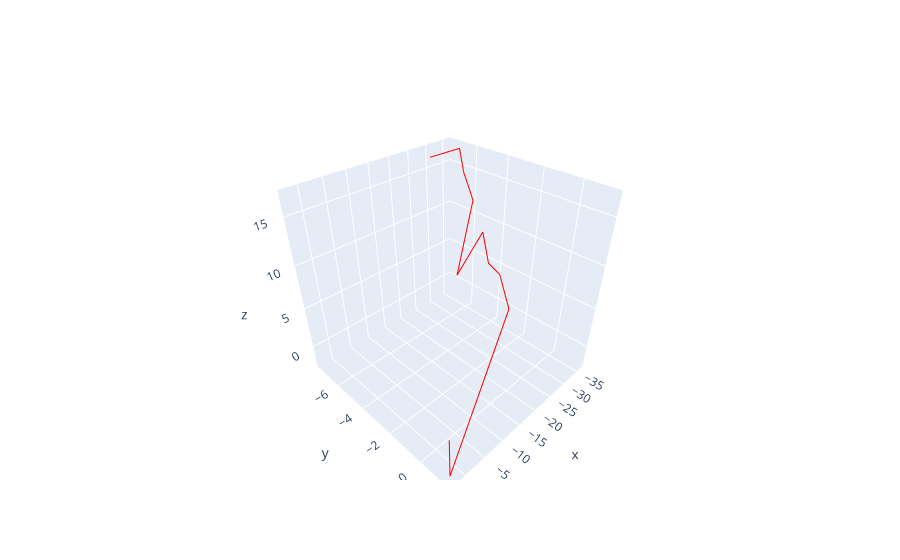

The notebook cell saved with this chart:
### Code cell


### Figure 1 — Plotly figure (JSON) as saved in the notebook; plotly's stock layout.template omitted (floating-point values rounded to 4 significant figures)
{"data": [{"customdata": [[32], [32], [32], [32], [32], [32], [32], [32], [32], [32], [32]], "line": {"color": "red"}, "mode": "lines", "type": "scatter3d", "x": [0.8869, 2.514, -31.52, -32.78, -32.55, -33.62, -25.37, -33.66, -34.03, -36.03, -30.06], "y": [1.014, 1.437, -2.219, -3.204, -3.95, -4.647, -4.581, -5.393, -6.15, -6.907, -7.579], "z": [0.897, -2.281, 1.96, 5.227, 6.04, 9.144, 5.501, 12.35, 14.94, 16.87, 16.28]}], "layout": {}}
